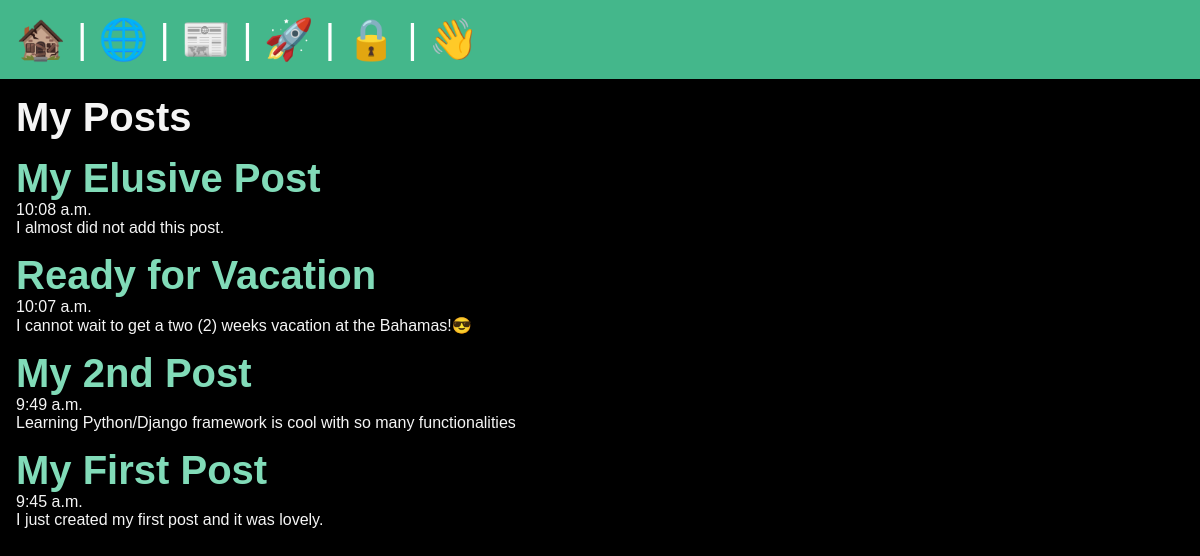
/posts/, run on the app's committed database.
### posts/models.py (models this page shows, shortened)
class Post(models.Model):
  title = models.CharField(max_length=75)
  body = models.TextField()
  slug = models.SlugField()
  date = models.TimeField(auto_now_add=True)
  banner = models.ImageField(default='fallback.jpg', blank=True)

### posts/views.py (the view)
# urls.py: path('', views.posts_list, name='list'),
def posts_list(request):
  posts = Post.objects.all().order_by('-date')
  return render(request, 'posts/posts_list.html', {'posts': posts})

### posts/templates/posts/posts_list.html (shortened to what this page needs)
{% extends 'layout.html' %}
{% block content %}
<section>
  <h1>My Posts</h1>
  {% for post in posts %}
  <article>
    <h2>
      <a href="{% url 'posts:page' slug=post.slug %}">
        {{ post.title }}
      </a>
    </h2>
    <p>{{post.date}}</p>
    <p>{{post.body}}</p>
  </article>
  {% endfor %}
</section>
{% endblock %}

### templates/layout.html (shortened to what this page needs)
<!doctype html>
{% load static %}
<html lang="en">
  <head>
    <link rel="stylesheet" href="{% static 'css/style.css' %}" />
  </head>
  <body>
    <nav>
      <a href="/">
        <span role="img" aria-label="Home" title="Home">🏚️</span>
      </a>
      |
      <a href="/about">
        <span role="img" aria-label="About" title="About">🌐</span>
      </a>
      |
      <a href="{% url 'posts:list' %}">
        <span role="img" aria-label="Posts" title="Posts">📰</span> </a
      >|
      <a href="{% url 'users:register' %}">
        <span role="img" aria-label="Register" title="Register">🚀</span> </a
      >|
      <a href="{% url 'users:login' %}">
        <span role="img" aria-label="Login" title="login">🔒</span> </a
      >|
      <form class="logout" action="{% url 'users:logout' %}" method="posts">
        <button
          class="logout-button"
          aria-label="User Logout"
          title="User Logout"
        >
          👋
        </button>
      </form>
    </nav>
    <main>
      {% block content %}
      {% endblock %}
    </main>
  </body>
</html>

### static/css/style.css (style rules this page uses)
* { margin: 0; padding: 0; box-sizing: border-box; }
body { font-family: Arial; min-height: 100vh; font-size: 3rem; color: whitesmoke; background-color: black; }
nav { padding: 1rem; font-size: 2.5rem; color: white; background-color: #44b78b; }
main { padding: 1rem; }
section { display: flex; flex-flow: column; gap: 1rem; }
h1, h2 { font-size: 2.5rem; }
p { font-size: 1rem; }
a { text-decoration: none; color: #81dbb8; }
.logout { display: inline-block; }
.logout-button { font-size: 2.5rem; background-color: rgb(0, 0, 0, 0); border: none; }

### data on the page
Post: title "My Elusive Post", date "10:08 a.m.", body "I almost did not add this post."
Post: title "Ready for Vacation", date "10:07 a.m.", body "I cannot wait to get a two (2) weeks vacation at the Bahamas!😎"
Post: title "My 2nd Post", date "9:49 a.m.", body "Learning Python/Django framework is cool with so many functionalities"
Post: title "My First Post", date "9:45 a.m.", body "I just created my first post and it was lovely."
